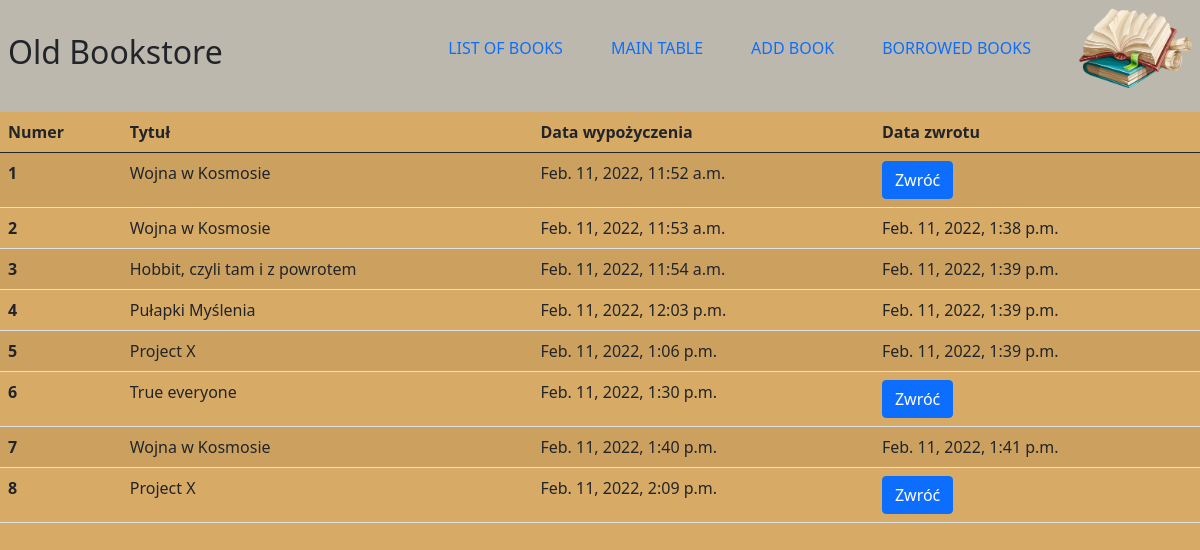
The app's page /books/borrows-list/ (signed in) with its own data.
### books/models.py (models this page shows, shortened)
class Borrow(models.Model):
  book = models.ForeignKey('Book', on_delete=models.CASCADE, related_name='borrows')
  user = models.ForeignKey('auth.User', on_delete=models.CASCADE, related_name='borrows')
  borrow_date = models.DateTimeField(auto_now_add=True)
  return_date = models.DateTimeField(blank=True, null=True)

class Book(Timestamp):
  title = models.CharField(max_length=255)
  description = models.TextField(max_length=1500)
  available = models.BooleanField(default=True)
  publication_year = models.SmallIntegerField(help_text="Please use this format 'YYYY'", blank=True, null=True)
  authors = models.ManyToManyField(Author, related_name="books")
  tags = models.ManyToManyField("tags.Tag", blank=True, related_name="books")
  image = models.ImageField(upload_to='books/covers/%Y/%m/%d', blank=True, null=True)

### books/views.py (the view)
# urls.py: path('borrows-list/', handle_book_borrows, name='borrows_list'),
def handle_book_borrows(request, book_id=None):
  user = request.user
  if user.is_authenticated:
    if request.method == 'POST':
      if request.POST.get('borrow'):
        book = Book.objects.get(pk=book_id)
        Borrow.objects.create(
          user = user,
          book = book
        )
        book.available = False
        book.save()
        return HttpResponseRedirect(reverse('books:details', args=[book_id]))
      else:
        keys = [key for key in request.POST.keys() if key.startswith('book_')]
        key = int(keys[0].split('_')[1])
        book = Book.objects.get(id=key)
        borrow = Borrow.objects.filter(user=user, book=book).last()
        if not borrow.return_date:
          borrow.return_date = timezone.now()
          borrow.save()
          book.available = True
          book.save()
        return HttpResponseRedirect(reverse('books:borrows_list'))
    else:
      borrows = Borrow.objects.filter(user=user)
      return render(request, 'books/borrows_list.html', {'borrows': borrows})
  else:
     return HttpResponseRedirect(reverse('books:list'))

### books/templates/books/borrows_list.html (shortened to what this page needs)
{% extends "books/layout.html" %}
{% block body %}
<table class="table table-striped">
  <thead>
    <tr>
      <th scope="col">Numer</th>
      <th scope="col">Tytuł</th>
      <th scope="col">Data wypożyczenia</th>
      <th scope="col">Data zwrotu</th>
    </tr>
  </thead>
  <tbody>
    {% for borrow in borrows %}
      <form action="{% url 'books:borrows_list' %}" method="post">
      <tr>
        <th scope="row">{{ forloop.counter }}</th>
        <td>{{ borrow.book.title }}</td>
        <td>{{ borrow.borrow_date }}</td>
        <td>
          {% if borrow.return_date %}
            {{ borrow.return_date }}
          {% else %}
            <button type="submit" name="book_{{ borrow.book.id }}" class="btn btn-primary">Zwróć</button>
          {% endif %}
        </td>
      </tr>
      </form>
    {% endfor %}
  </tbody>
</table
{% endblock %}

### books/static/books/css/style.css (style rules this page uses)
*, *::before, *::after { margin: 0; padding: 0; box-sizing: border-box; }
body { background-color: #d7aa65; }

### records on screen
Borrow: book "Wojna w Kosmosie", borrow_date "Feb. 11, 2022, 11:52 a.m."
Borrow: book "Wojna w Kosmosie", borrow_date "Feb. 11, 2022, 11:53 a.m.", return_date "Feb. 11, 2022, 1:38 p.m."
Borrow: book "Hobbit, czyli tam i z powrotem", borrow_date "Feb. 11, 2022, 11:54 a.m.", return_date "Feb. 11, 2022, 1:39 p.m."
Borrow: book "Pułapki Myślenia", borrow_date "Feb. 11, 2022, 12:03 p.m.", return_date "Feb. 11, 2022, 1:39 p.m."
Borrow: book "Project X", borrow_date "Feb. 11, 2022, 1:06 p.m.", return_date "Feb. 11, 2022, 1:39 p.m."
Borrow: book "True everyone", borrow_date "Feb. 11, 2022, 1:30 p.m."
Borrow: book "Wojna w Kosmosie", borrow_date "Feb. 11, 2022, 1:40 p.m.", return_date "Feb. 11, 2022, 1:41 p.m."
Borrow: book "Project X", borrow_date "Feb. 11, 2022, 2:09 p.m."
